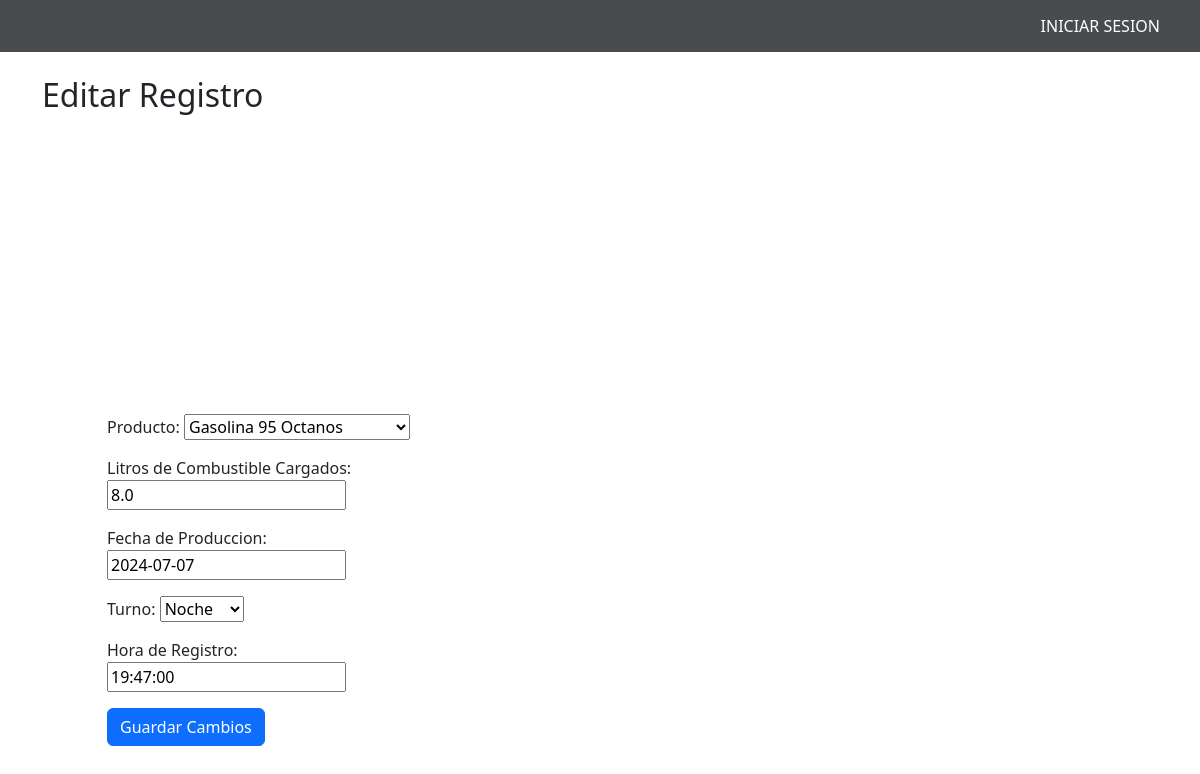
Page /registros/editar/4/ on the earlier database version.
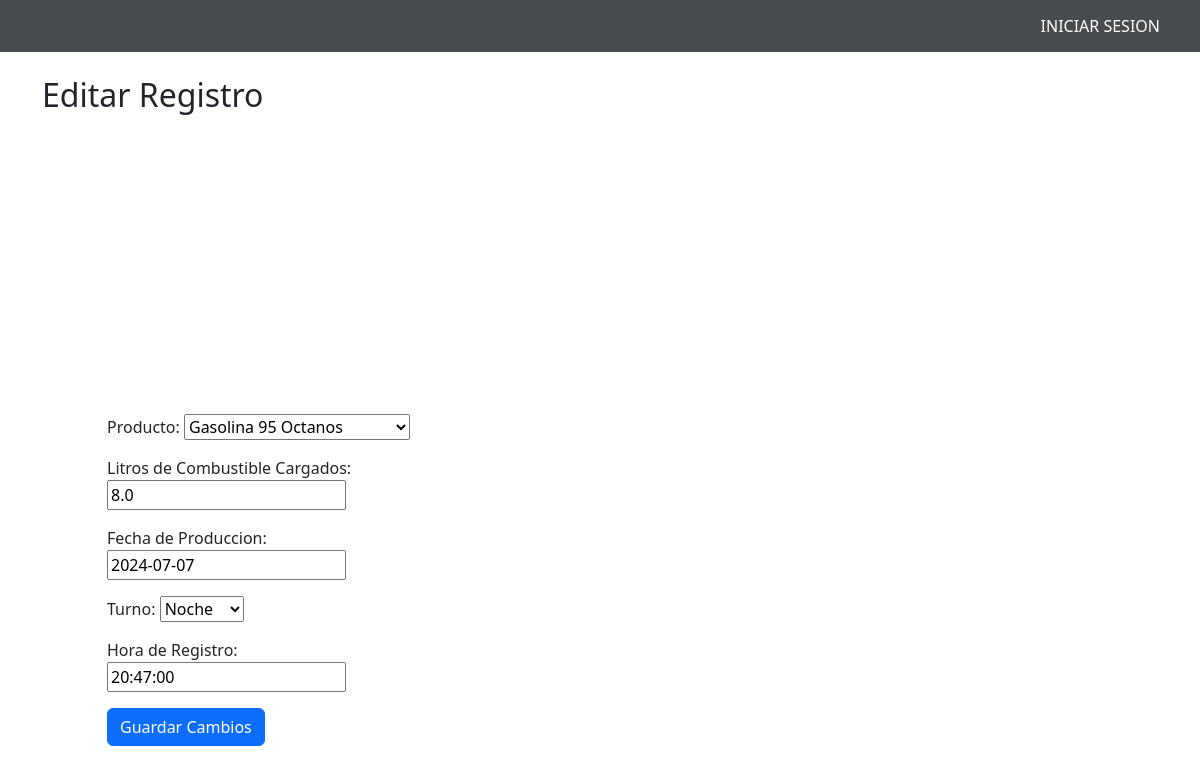
Same page on the later database version.
### core/models.py (models this page shows, shortened)
class Registro(models.Model):
    TURNO_CHOICES = [
        ('AM', 'Mañana'),
        ('PM', 'Tarde'),
        ('MM', 'Noche'),
    ]
    producto = models.ForeignKey('Producto', on_delete=models.CASCADE) #Si el objeto es eliminado, también se eliminará el objeto que contiene la clave externa.
    LitrosCombustible = models.FloatField(verbose_name="Litros de Combustible Cargados")
    DefinirTurno = models.CharField(max_length=2, choices=TURNO_CHOICES, verbose_name="Turno")
    FechaProduccion = models.DateField(verbose_name="Fecha de Produccion")
    Horaregistro = models.TimeField(verbose_name="Hora de Registro")
    operador = models.ForeignKey(User, on_delete=models.CASCADE)
    planta = models.ForeignKey('Planta', on_delete=models.CASCADE)
    UltimaEdicion = models.DateTimeField(null=True, blank=True) #Esto permite guardar cuando fue la ultima mod.

### core/views.py (the view)
# urls.py: path('registros/editar/<int:pk>/', views.editar_registro, name='editar_registro'),
def editar_registro(request, pk):
    registro = get_object_or_404(Registro, pk=pk) #Obtiene un objeto específico del modelo Registro según su clave primaria
    if request.method == "POST": #Si coloca todos los datos entra al if, sino lo envia nuevamente al formulario
        registros = Registro.objects.filter(operador=request.user)
        form = RegistroForm(request.POST, instance=registro)
        if form.is_valid():
            form.save()
            return render(request, 'core/VerProduccion.html', {'registros': registros})
    else:
        form = RegistroForm(instance=registro)
    return render(request, 'core/editar_registro.html', {'form': form})

### core/forms.py
class RegistroForm(forms.ModelForm):
    class Meta:
        model = Registro
        fields = ['producto', 'LitrosCombustible', 'FechaProduccion', 'DefinirTurno', 'Horaregistro'] #Almacena los datos que estan dentro del modelo Registro y permite utilizarlos

### core/models.py (called while the page is built)
    def __str__(self):
        return self.nombre

### core/templates/core/editar_registro.html (shortened to what this page needs)
{% extends 'core/base.html' %}
{% load static %}
{% block content %}
<div class="container my-4">
    <h2>Editar Registro</h2>
    <form method="post">
        {{ form.as_p }}
        <button type="submit" class="btn btn-primary">Guardar Cambios</button>
    </form>
</div>
{% endblock %}

Differences in the rows shown:
changed Registro "Gasolina 95 Octanos": Horaregistro "19:47:00" → "20:47:00"
